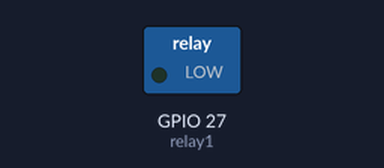
A sketch run on a simulated ESP32. Shown: switched loads named in the sketch (green lamp = pin HIGH).

Above: at 3.5 s.
At 8.5 s:
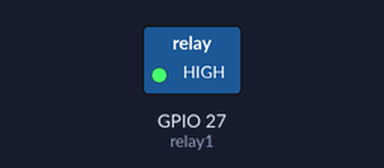
Timing chart, 0 to 14.0 s (numbered marks = the images above):
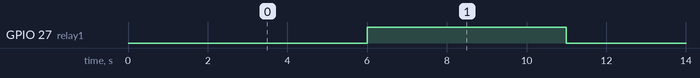

The sketch:

relay_control.ino
```cpp
#define relay1 27

void setup() {
  Serial.begin(115200);
  delay(1000);
  // Serial.println("P-WOS: Isolated Relay Test Starting!");
  pinMode(relay1, OUTPUT);
}

void loop() {
  // Serial.println("--> Sending LOW signal...");
  digitalWrite(relay1, LOW);
  delay(5000);

  // Serial.println("--> Sending HIGH signal...");
  digitalWrite(relay1, HIGH);
  delay(5000);
}
```

Measured:
- by itself, GPIO 27 (relay1): alternates HIGH for 5.0 s and LOW for 5.0 s
